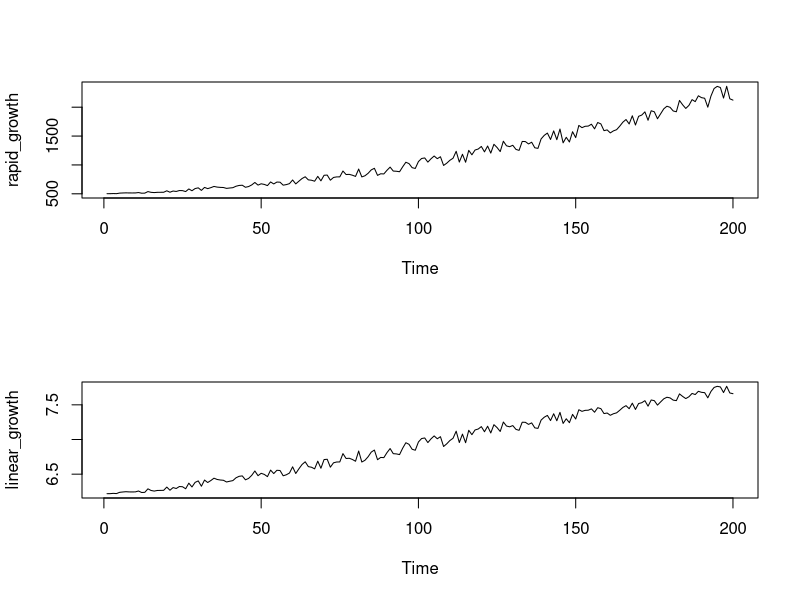
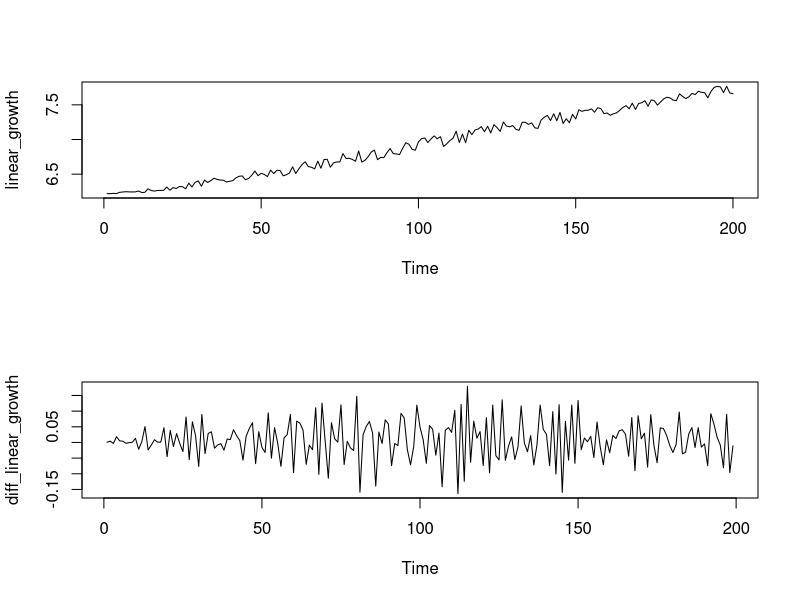
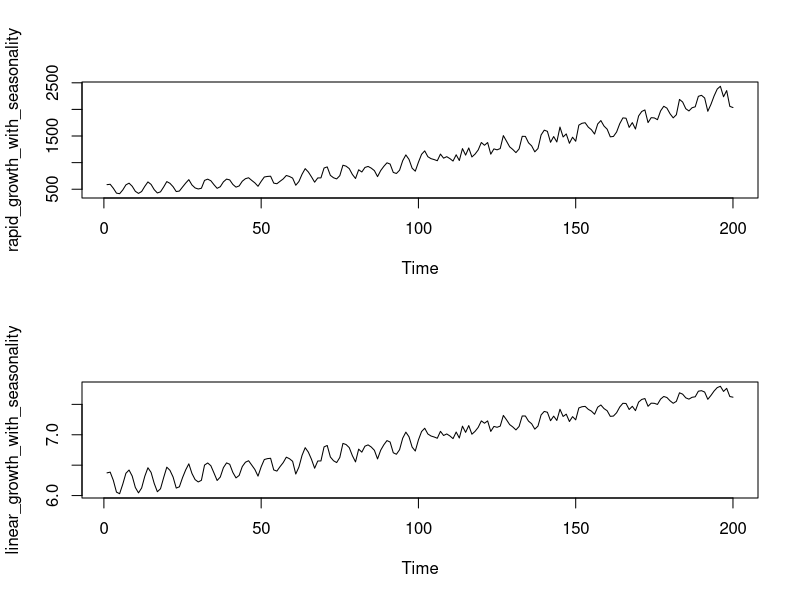
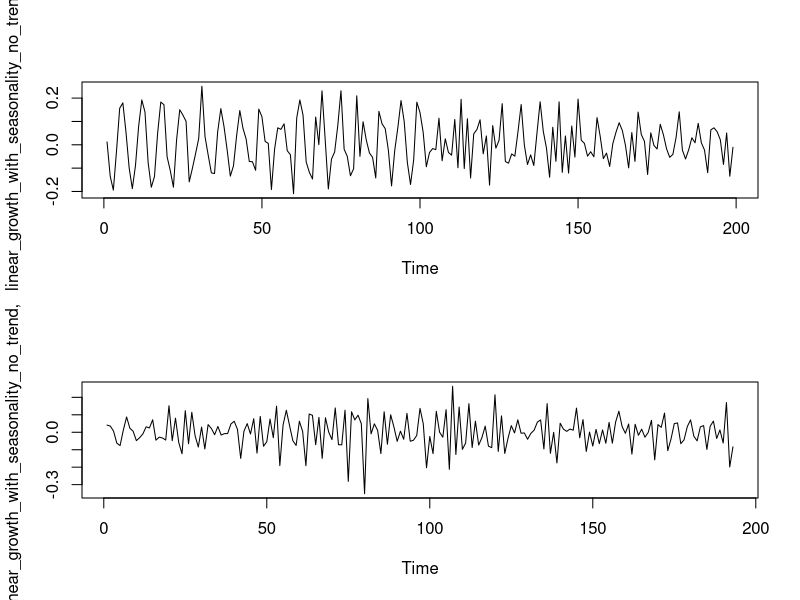
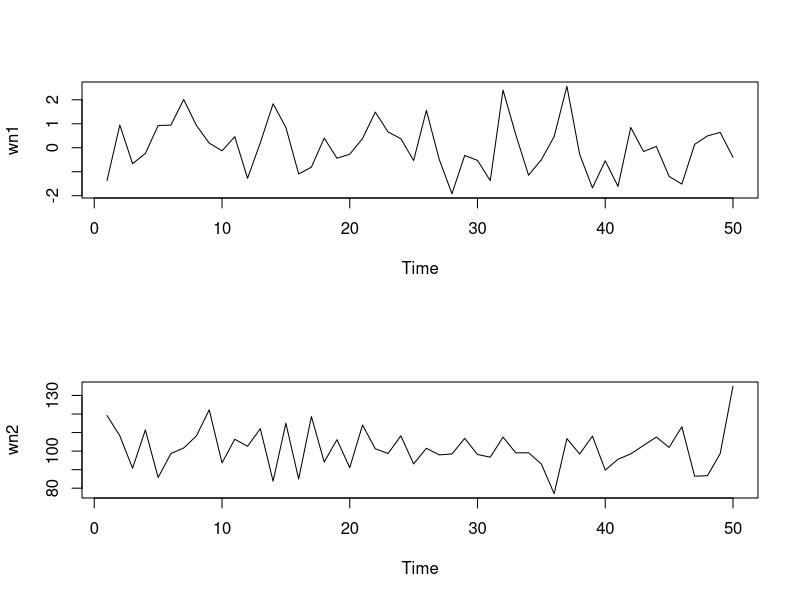
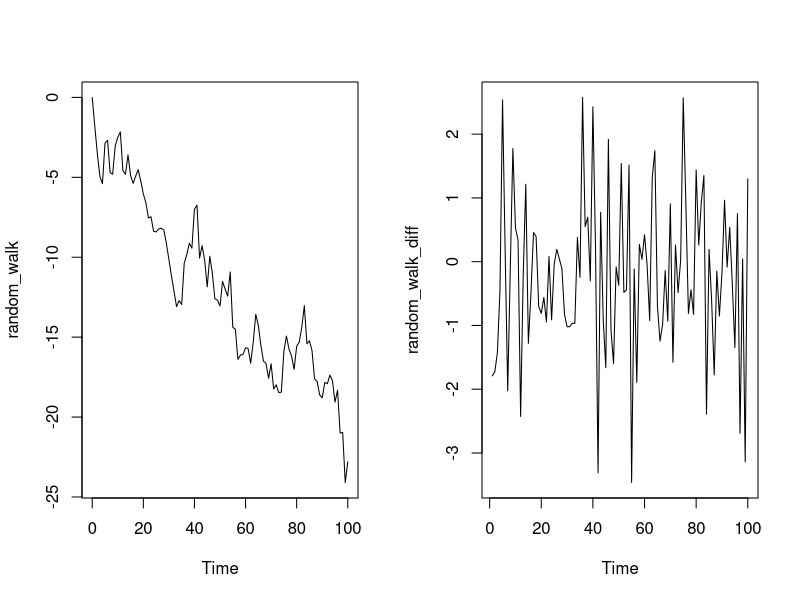
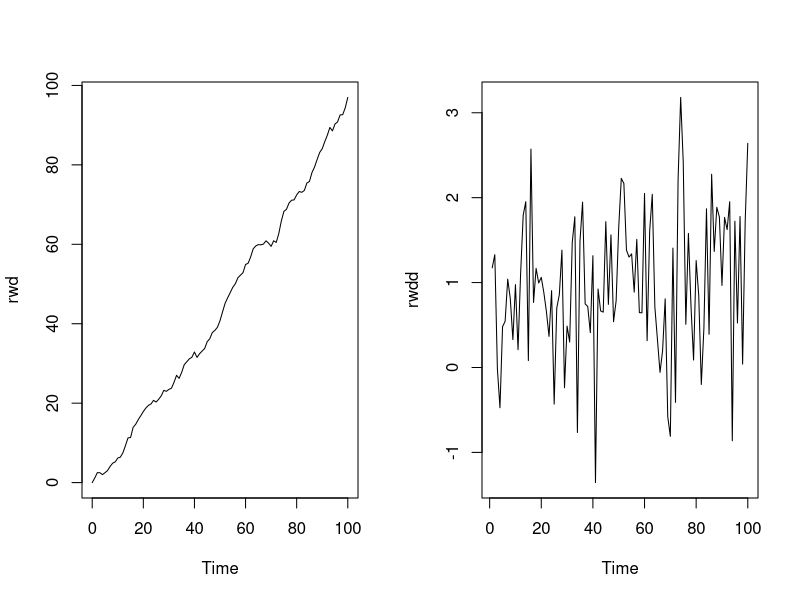
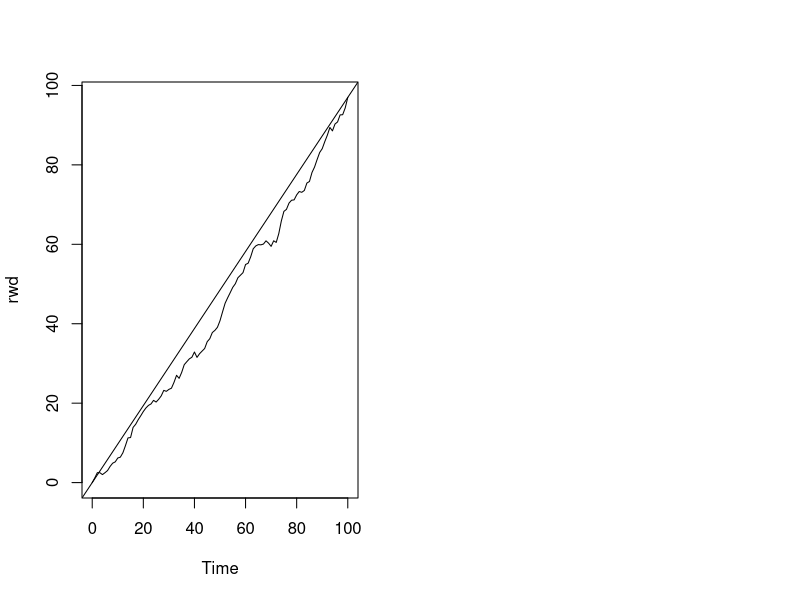

R code for these plots, in order:
## ---- chunk 1

## ---- chunk 2
rapid_growth = 500 + (seq(1, 40, length.out = 200) ^ 2) + (runif(200) * seq(1, 400, length.out=200))

par(mfrow=c(2,1))

ts.plot(rapid_growth)

linear_growth = log(rapid_growth)

ts.plot(linear_growth)
## ---- chunk 3

diff_linear_growth = diff(linear_growth)
par(mfrow=c(2,1))
ts.plot(linear_growth)
ts.plot(diff_linear_growth)
## ---- chunk 4
rapid_growth_with_seasonality = rapid_growth + sin(1:200) * 100

par(mfrow=c(2, 1))
# smooth it
linear_growth_with_seasonality = log(rapid_growth_with_seasonality)
linear_growth_with_seasonality_no_trend = diff(linear_growth_with_seasonality)
ts.plot(rapid_growth_with_seasonality)
ts.plot(linear_growth_with_seasonality)
ts.plot(linear_growth_with_seasonality_no_trend)
ts.plot(diff(linear_growth_with_seasonality_no_trend, lag=6))
## ---- chunk 5
wn1 = arima.sim(model = list(order=c(0,0,0)), n=50)
wn2 = arima.sim(model = list(order=c(0,0,0)), n=50, mean=100, sd=10)

par(mfrow=c(2,1))
ts.plot(wn1)
ts.plot(wn2)

arima(wn1, order=c(0,0,0))
mean(wn1)
var(wn1)
sqrt(var(wn1))
arima(wn2, order=c(0,0,0))
## ---- chunk 6
random_walk = arima.sim(model=list(order=c(0,1,0)), n=100)

par(mfrow=c(1,2))

ts.plot(random_walk)

random_walk_diff = diff(random_walk)

ts.plot(random_walk_diff)
## ---- chunk 7
rwd = arima.sim(model=list(order=c(0,1,0)), n=100, mean=1)
par(mfrow=c(1,2))

ts.plot(rwd)

rwdd = diff(rwd)
ts.plot(rwdd)
## ---- chunk 8
model_wn <- arima(rwdd, order=c(0,0,0))
int_wn = coef(model_wn)

ts.plot(rwd)
abline(0, int_wn)
## ---- chunk 9
# Use arima.sim() to generate WN data
white_noise <- arima.sim(model=list(order=c(0,0,0)), n=100)

# Use cumsum() to convert your WN data to RW
random_walk <- cumsum(white_noise)
  
# Use arima.sim() to generate WN drift data
wn_drift <- arima.sim(model=list(order=c(0,0,0)), n=100, mean=0.4)
  
# Use cumsum() to convert your WN drift data to RW
rw_drift <- cumsum(wn_drift)

# Plot all four data objects
plot.ts(cbind(white_noise, random_walk, wn_drift, rw_drift))
